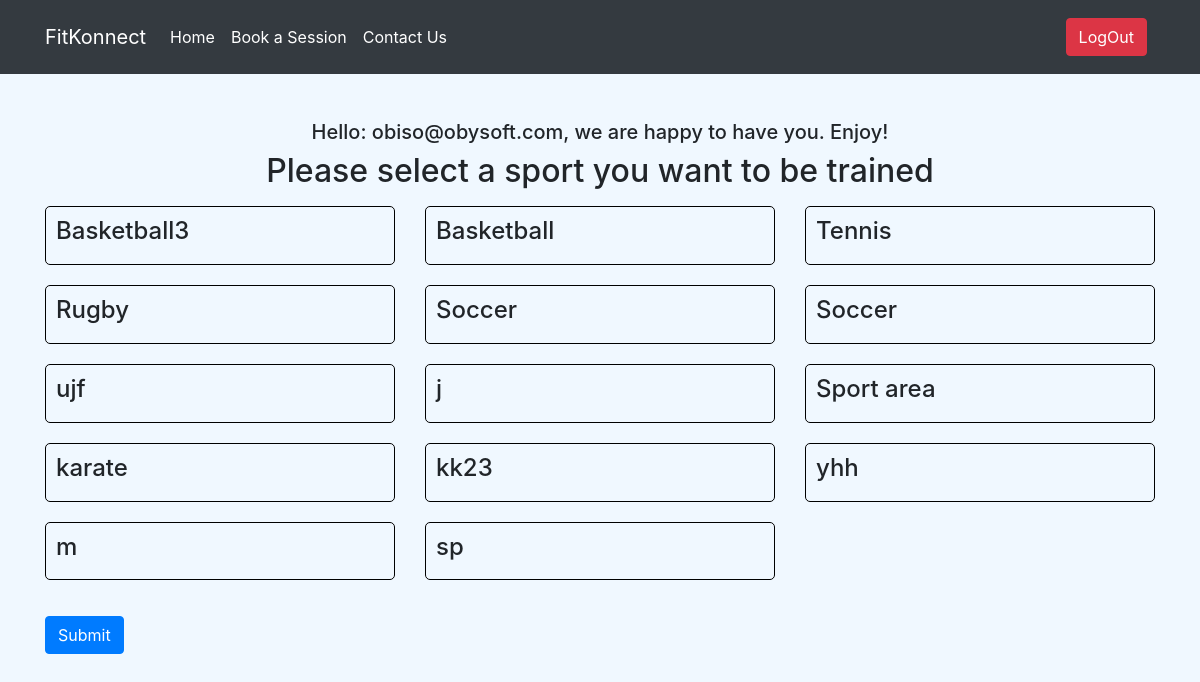
Page /client/selectionActivity.php (signed in) on the committed database.
### tables this page shows
CREATE TABLE `availablesports` (
  `sportsCode` int(11) NOT NULL,
  `sportsName` varchar(20) NOT NULL,
  `sportDescription` varchar(500) NOT NULL,
  `Price` double NOT NULL DEFAULT 0,
  `TrainerID` int(11) NOT NULL DEFAULT 1,
  `dateCreated` datetime NOT NULL DEFAULT current_timestamp()
);

### client/selectionActivity.php (the view, shortened to what this page needs)
<?php
  include '../config/config.php';
?>
<!DOCTYPE html>
<html>
<head>
    <link rel="stylesheet" href="https://stackpath.bootstrapcdn.com/bootstrap/4.5.2/css/bootstrap.min.css">
    <link rel="stylesheet" href=" http://localhost/fitkonnect/css/style.css">
</head>
<body>
<?php include 'login-nav-bar.php' ?>
    <?php
    if(isset($_SESSION['email'])){
        echo '<div class="selection_activity">';
        echo '<h5 class="text text-center"> Hello: '.$_SESSION['email'].', we are happy to have you. Enjoy! </h5>';
        echo '</div>';
    }
    else{
        echo '<div>';
        echo '<h4 class="text text-center"> You must be logged in </h4>';
        echo '</div>';
        header("Location: login.php");
        exit;
    }
    ?>
    <div>
        <h2 class="text text-center">Please select a sport you want to be trained</h2>
    </div>
    <?php
    $query = "SELECT * FROM availableSports";
    $result = mysqli_query($conn, $query);
    if (mysqli_num_rows($result) > 0) {
        echo '<div class="container mt-3">';
        echo '<div class="row">';
        while ($row = mysqli_fetch_assoc($result)) {
            $sportsCode = $row['sportsCode'];
            $sportsName = $row['sportsName'];
            $boxClass = 'box';
            echo '<div class="col-sm-4">';
            echo '<div class="' . $boxClass . '" onclick="selectSports(\'' . $sportsCode . '\')">';
            echo '<h4>' . $sportsName . '</h4>';
            echo '</div>';
            echo '</div>';
        }
        echo '</div>';
        echo '</div>';
        echo '<div class="container mt-3">';
        echo '<button class="btn btn-primary" onclick="showResults()">Submit</button>';
        echo '</div>';
    } else {
        echo 'No sports available';
    }
    ?>
</body>
</html>

### css/style.css (style rules this page uses)
body { background-color: #000; }

### client/selectionActivity.php (style rules this page uses)
.box { border: 1px solid #000000; border-radius: 5px; cursor: pointer; padding:10px; margin-bottom: 20px; }
body { background-color: aliceblue; }
.selection_activity { margin-top: 10%; }

### rows in the picture
availablesports: sportsName "Basketball3"
availablesports: sportsName "Basketball"
availablesports: sportsName "Tennis"
availablesports: sportsName "Rugby"
availablesports: sportsName "Soccer"
availablesports: sportsName "Soccer"
availablesports: sportsName "ujf"
availablesports: sportsName "j"
availablesports: sportsName "Sport area"
availablesports: sportsName "karate"
availablesports: sportsName "kk23"
availablesports: sportsName "yhh"
availablesports: sportsName "m"
availablesports: sportsName "sp"

### other values in the picture
$_SESSION['email'] "obiso@obysoft.com"
